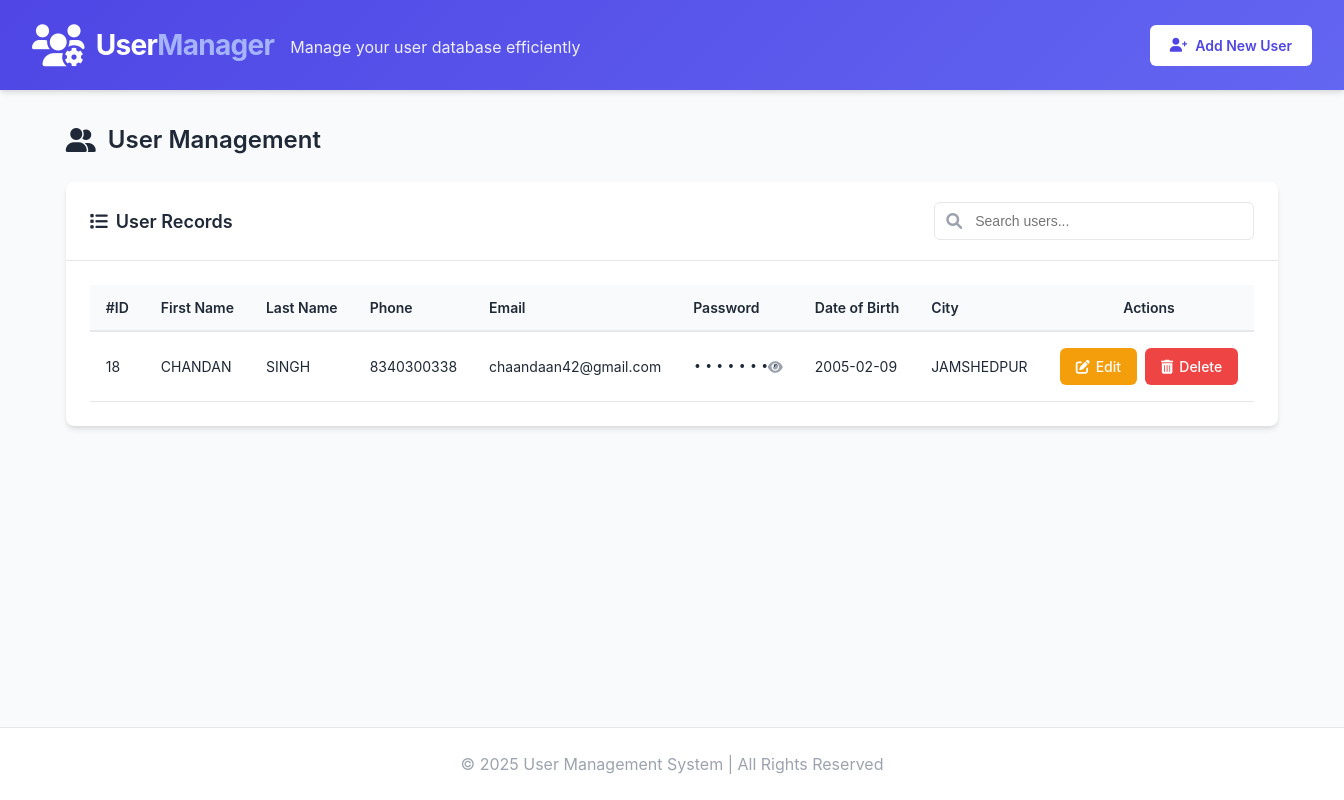
The page /php/users.php on the database as committed earlier.
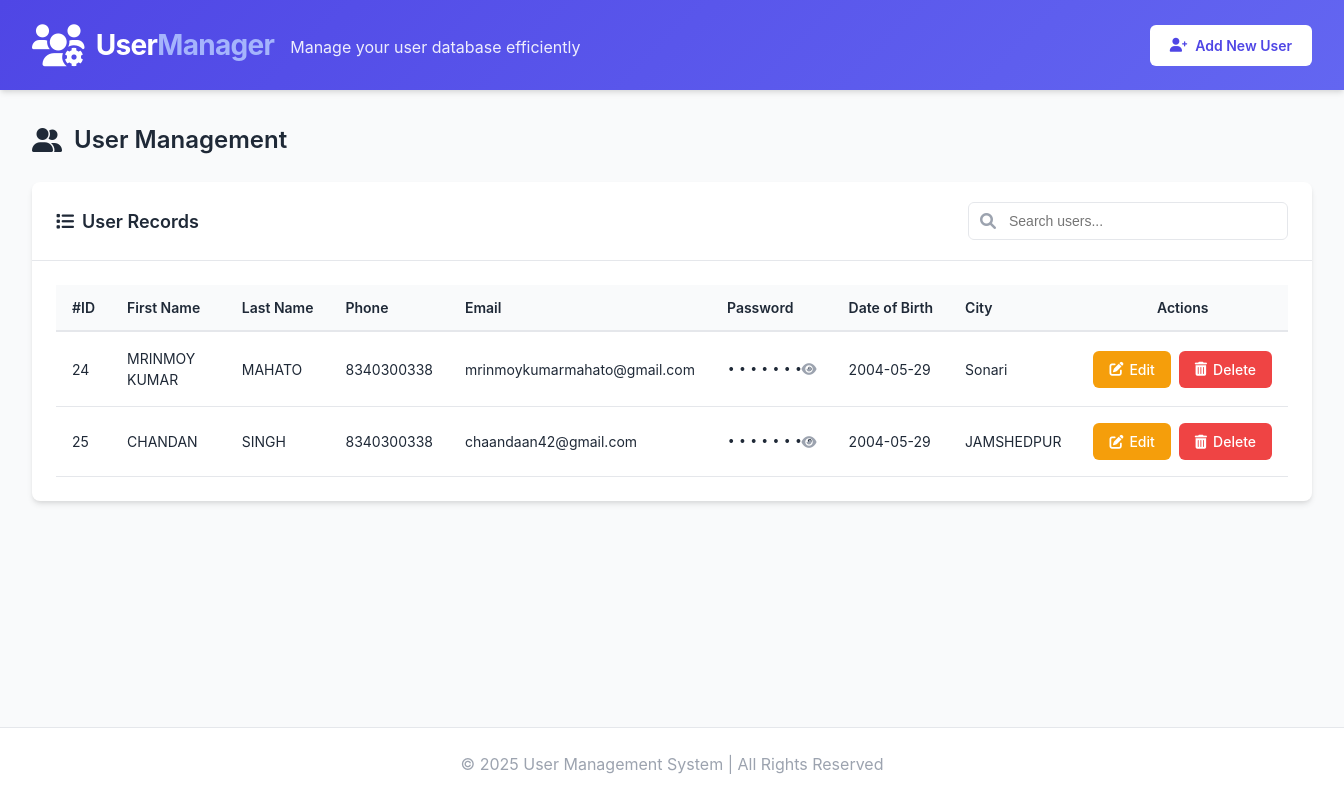
The same page on the database as committed later.
### tables this page shows
CREATE TABLE `user` (
  `ID` int(12) NOT NULL,
  `FirstName` varchar(30) NOT NULL,
  `LastName` varchar(30) NOT NULL,
  `Phone` bigint(10) NOT NULL,
  `Mail` varchar(30) NOT NULL,
  `Password` varchar(16) NOT NULL,
  `DOB` date NOT NULL,
  `City` varchar(20) NOT NULL
);

### php/users.php (the view, shortened to what the changed rows need)
<!DOCTYPE html>
<html lang="en">
<head>
    <link rel="stylesheet" href="https://cdnjs.cloudflare.com/ajax/libs/font-awesome/6.0.0-beta3/css/all.min.css">
</head>
<body>
    <div class="dashboard">
        <main class="main-content">
            <h1 class="page-title">
                <i class="fas fa-user-friends"></i>
                User Management
            </h1>
            <div class="card">
                <div class="card-header">
                    <h2 class="card-title">
                        <i class="fas fa-list"></i>
                        User Records
                    </h2>
                </div>
                <div class="card-body">
                    <div class="table-container">
                        <?php
                        include 'signup.php';
                        $query = "SELECT * FROM user";
                        $run = mysqli_query($con, $query);
                        $count = mysqli_num_rows($run);
                        if ($count > 0) {
                        ?>
                            <table id="usersTable">
                                <thead>
                                    <tr>
                                        <th>#ID</th>
                                        <th>First Name</th>
                                        <th>Last Name</th>
                                        <th>Phone</th>
                                        <th>Email</th>
                                        <th>Password</th>
                                        <th>Date of Birth</th>
                                        <th>City</th>
                                        <th class="text-center">Actions</th>
                                    </tr>
                                </thead>
                                <tbody>
                                    <?php while ($call = mysqli_fetch_assoc($run)) { ?>
                                        <tr>
                                            <td><?= htmlspecialchars($call['ID']); ?></td>
                                            <td><?= htmlspecialchars($call['FirstName']); ?></td>
                                            <td><?= htmlspecialchars($call['LastName']); ?></td>
                                            <td><?= htmlspecialchars($call['Phone']); ?></td>
                                            <td><?= htmlspecialchars($call['Mail']); ?></td>
                                            <td class="password-cell">
                                                <span class="password-hidden" data-password="<?= htmlspecialchars($call['Password']); ?>">
                                                    ••••••••
                                                </span>
                                                <button class="toggle-password">
                                                    <i class="fas fa-eye"></i>
                                                </button>
                                            </td>
                                            <td><?= htmlspecialchars($call['DOB']); ?></td>
                                            <td><?= htmlspecialchars($call['City']); ?></td>
                                            <td class="text-center">
                                                <div class="action-cell">
                                                    <a href="user_update.php?id=<?= $call['ID']; ?>" class="btn btn-edit">
                                                        <i class="fas fa-edit"></i>
                                                        <span class="hide-mobile">Edit</span>
                                                    </a>
                                                    <a href="user_delete.php?id=<?= $call['ID']; ?>"
                                                       onclick="return confirm('Are you sure you want to delete this user? This action cannot be undone.');"
                                                       class="btn btn-delete">
                                                        <i class="fas fa-trash-alt"></i>
                                                        <span class="hide-mobile">Delete</span>
                                                    </a>
                                                </div>
                                            </td>
                                        </tr>
                                    <?php } ?>
                                </tbody>
                            </table>
                        <?php
                        }
                        ?>
                    </div>
                </div>
            </div>
        </main>
    </div>
</body>
</html>

Rows that differ between the two databases and show on the page:
removed user: ID "18", FirstName "CHANDAN", LastName "SINGH", Phone "8340300338", Mail "chaandaan42@gmail.com", DOB "2005-02-09", City "JAMSHEDPUR"
added user: ID "24", FirstName "MRINMOY KUMAR", LastName "MAHATO", Phone "8340300338", Mail "mrinmoykumarmahato@gmail.com", DOB "2004-05-29", City "Sonari"
added user: ID "25", FirstName "CHANDAN", LastName "SINGH", Phone "8340300338", Mail "chaandaan42@gmail.com", DOB "2004-05-29", City "JAMSHEDPUR"
